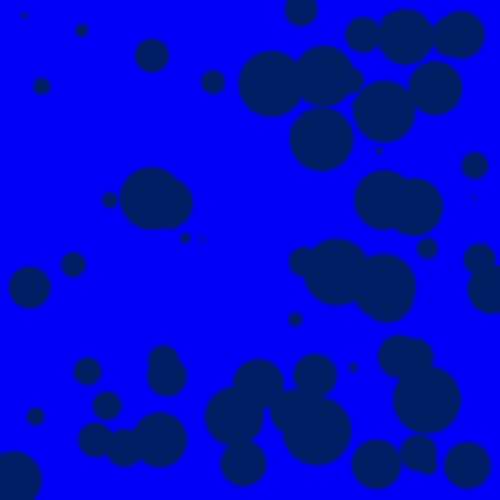
Frame 1 (no input)
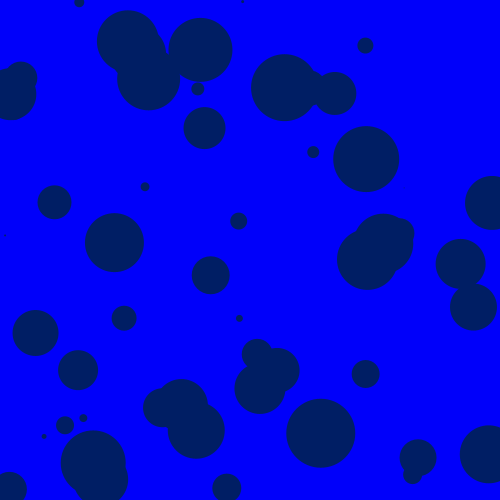
Frame 60 (the mouse pressed at the canvas centre just before this capture)
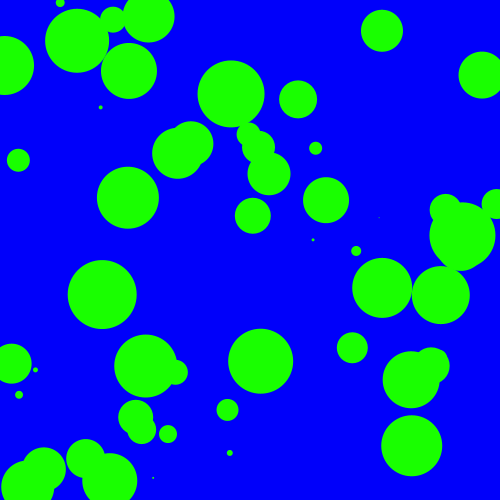
Frame 120 (the mouse held since frame 60 and released just before this capture)

The Processing sketch that drew these frames (run headless with seeded random() and noise(); from frame 60 on, the mouse is pressed at the canvas centre):

// Processing sketch: processing_67098
// ── processing_67098.pde

int numberCircles = 70;

float[] circlePositionX = new float[numberCircles]; 
float[] circlePositionY = new float[numberCircles]; 

float[] circleVelocityX = new float[numberCircles];
float[] circleVelocityY = new float[numberCircles];


void setup() {

  size(500, 500);
  noStroke();
  smooth();
  colorMode(RGB);
  frameRate(60);

  for (int i=0;i<numberCircles; i++) {
    circlePositionX[i] = random(width);
    circlePositionY[i] = random(height);
    circleVelocityX[i] = random(-5, 5);
    circleVelocityY [i] = random(-5, 5);
  }
}

void draw() {
 
  background(mouseX-mouseY,mouseY-mouseX,250,70);
  for (int i=0;i < numberCircles;i++) {
    fill((mouseY+30-255), (mouseX+30), (100-mouseX));

    ellipse(circlePositionX [i], circlePositionY[i], i, i);


    circlePositionX [i] +=circleVelocityX [i];
    circlePositionY[i] +=circleVelocityY[i];

    if ((circlePositionX[i]<0)||(circlePositionY[i]>width)) {
      circleVelocityX[i]*=-1;
    }

    if ((circlePositionY[i]<0)||(circlePositionY[i]>height)) {
      circleVelocityY[i]*=-1;
    }
  }
}
